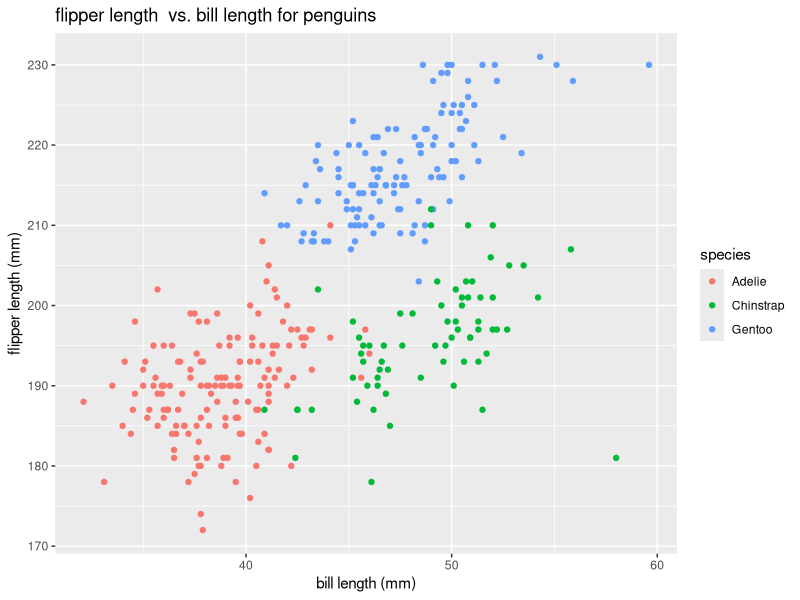
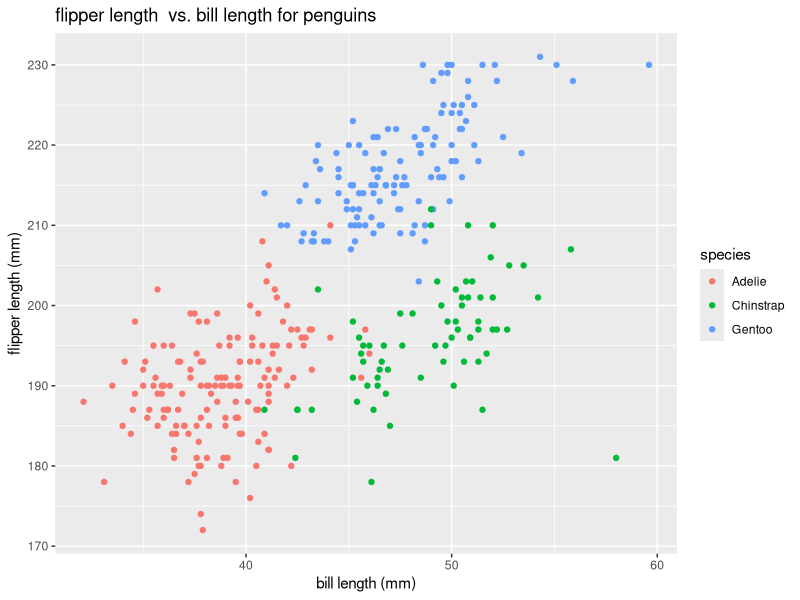

R code for these plots, in order:
## ---- chunk 1
library(tidyverse)
## ---- chunk 2
set.seed(123)

df = tibble(
  sample = rnorm(10),
  vec_logical = sample > 0,
  vec_char = c('A','B','C','D','E','F','G','H','I','J'), 
  vec_factor = factor(c('1','2','3','1','2','3','1','2','3','1'))
)
## ---- chunk 3
mean(pull(df, var = sample))
mean(pull(df, var = vec_logical))
mean(pull(df, var = vec_char))
mean(pull(df, var = vec_factor))
## ---- chunk 4
data("penguins", package = "palmerpenguins")
## ---- chunk 5
ggplot(data = penguins, aes(x = bill_length_mm, y = flipper_length_mm, color = species)) + geom_point() + 
labs(title = "flipper length  vs. bill length for penguins", x = "bill length (mm)", y = "flipper length (mm)")

ggsave('penguins scatterplot.png')
